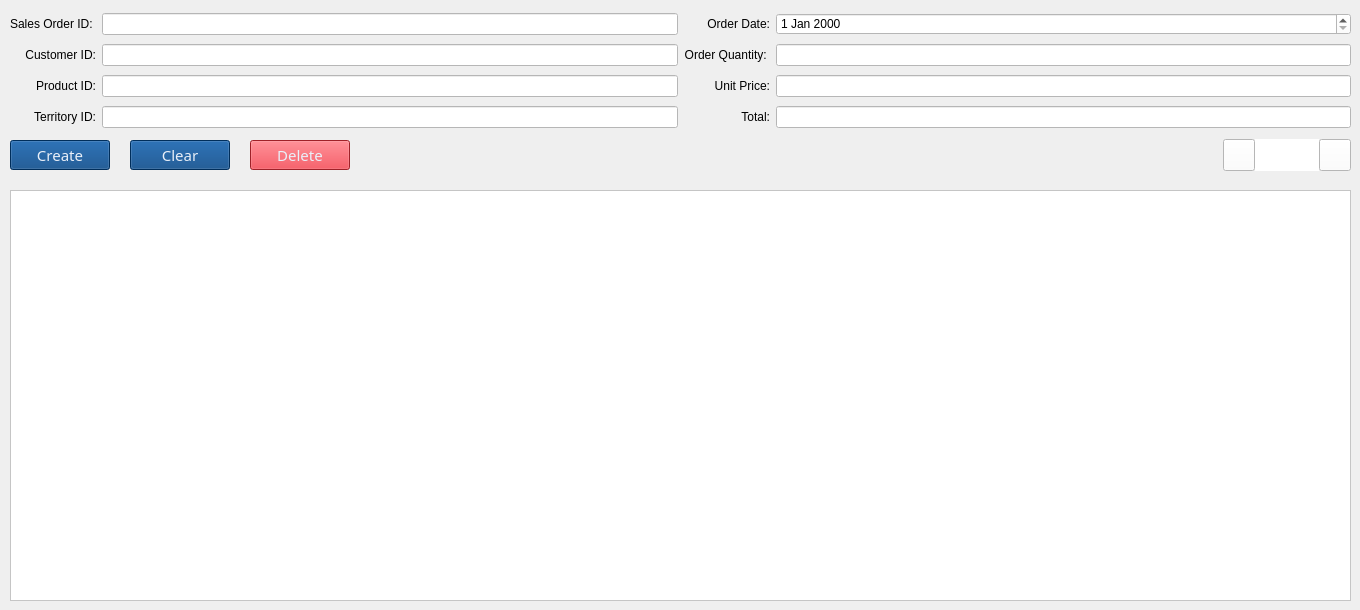
    <widget class="QWidget" name="tab_sales_crud">
     <attribute name="title">
      <string>Sales</string>
     </attribute>
     <widget class="QTableWidget" name="tableWidget_sales">
      <property name="geometry">
       <rect>
        <x>10</x>
        <y>190</y>
        <width>1341</width>
        <height>411</height>
       </rect>
      </property>
      <property name="styleSheet">
       <string notr="true">background-color: rgb(255, 255, 255);</string>
      </property>
     </widget>
     <widget class="QWidget" name="gridLayoutWidget_2">
      <property name="geometry">
       <rect>
        <x>10</x>
        <y>10</y>
        <width>1341</width>
        <height>121</height>
       </rect>
      </property>
      <layout class="QGridLayout" name="gridLayout_5">
       <item row="3" column="2">
        <widget class="QLabel" name="label_13">
         <property name="text">
          <string>Total:</string>
         </property>
         <property name="alignment">
          <set>Qt::AlignRight|Qt::AlignTrailing|Qt::AlignVCenter</set>
         </property>
        </widget>
       </item>
       <item row="1" column="0">
        <widget class="QLabel" name="label_9">
         <property name="text">
          <string>Customer ID:</string>
         </property>
         <property name="alignment">
          <set>Qt::AlignRight|Qt::AlignTrailing|Qt::AlignVCenter</set>
         </property>
        </widget>
       </item>
       <item row="1" column="1">
        <widget class="QLineEdit" name="lineEdit_CustomerID_sales">
         <property name="styleSheet">
          <string notr="true">background-color: rgb(255, 255, 255);</string>
         </property>
        </widget>
       </item>
       <item row="0" column="1">
        <widget class="QLineEdit" name="lineEdit_SalesOrderID_sales">
         <property name="styleSheet">
          <string notr="true">background-color: rgb(255, 255, 255);</string>
         </property>
        </widget>
       </item>
       <item row="0" column="0">
        <widget class="QLabel" name="label_8">
         <property name="text">
          <string>Sales Order ID: </string>
         </property>
         <property name="alignment">
          <set>Qt::AlignRight|Qt::AlignTrailing|Qt::AlignVCenter</set>
         </property>
        </widget>
       </item>
       <item row="2" column="1">
        <widget class="QLineEdit" name="lineEdit_ProductID_sales">
         <property name="styleSheet">
          <string notr="true">background-color: rgb(255, 255, 255);</string>
         </property>
        </widget>
       </item>
       <item row="2" column="0">
        <widget class="QLabel" name="label_12">
         <property name="text">
          <string>Product ID:</string>
         </property>
         <property name="alignment">
          <set>Qt::AlignRight|Qt::AlignTrailing|Qt::AlignVCenter</set>
         </property>
        </widget>
       </item>
       <item row="3" column="3">
        <widget class="QLineEdit" name="lineEdit_LineTotal_sales">
         <property name="styleSheet">
          <string notr="true">background-color: rgb(255, 255, 255);</string>
         </property>
        </widget>
       </item>
       <item row="2" column="2">
        <widget class="QLabel" name="label_11">
         <property name="text">
          <string>Unit Price:</string>
         </property>
         <property name="alignment">
          <set>Qt::AlignRight|Qt::AlignTrailing|Qt::AlignVCenter</set>
         </property>
        </widget>
       </item>
       <item row="2" column="3">
        <widget class="QLineEdit" name="lineEdit_UnitPrice_sales">
         <property name="styleSheet">
          <string notr="true">background-color: rgb(255, 255, 255);</string>
         </property>
        </widget>
       </item>
       <item row="1" column="2">
        <widget class="QLabel" name="label_10">
         <property name="text">
          <string>Order Quantity: </string>
         </property>
         <property name="alignment">
          <set>Qt::AlignRight|Qt::AlignTrailing|Qt::AlignVCenter</set>
         </property>
        </widget>
       </item>
       <item row="1" column="3">
        <widget class="QLineEdit" name="lineEdit_OrderQty_sales">
         <property name="styleSheet">
          <string notr="true">background-color: rgb(255, 255, 255);</string>
         </property>
        </widget>
       </item>
       <item row="0" column="3">
        <widget class="QDateEdit" name="dateEdit_OrderDate_sales">
         <property name="styleSheet">
          <string notr="true">background-color: rgb(255, 255, 255);</string>
         </property>
        </widget>
       </item>
       <item row="0" column="2">
        <widget class="QLabel" name="label_14">
         <property name="text">
          <string>Order Date:</string>
         </property>
         <property name="alignment">
          <set>Qt::AlignRight|Qt::AlignTrailing|Qt::AlignVCenter</set>
         </property>
        </widget>
       </item>
       <item row="3" column="0">
        <widget class="QLabel" name="label_16">
         <property name="text">
          <string>Territory ID:</string>
         </property>
         <property name="alignment">
          <set>Qt::AlignRight|Qt::AlignTrailing|Qt::AlignVCenter</set>
         </property>
        </widget>
       </item>
       <item row="3" column="1">
        <widget class="QLineEdit" name="lineEdit_TerritoryID_sales">
         <property name="styleSheet">
          <string notr="true">background-color: rgb(255, 255, 255);</string>
         </property>
        </widget>
       </item>
      </layout>
     </widget>
     <widget class="QWidget" name="horizontalLayoutWidget">
      <property name="geometry">
       <rect>
        <x>10</x>
        <y>130</y>
        <width>1341</width>
        <height>51</height>
       </rect>
      </property>
      <layout class="QHBoxLayout" name="horizontalLayout_2">
       <property name="spacing">
        <number>20</number>
       </property>
       <item>
        <widget class="QPushButton" name="pushButton_sales_create">
         <property name="minimumSize">
          <size>
           <width>100</width>
           <height>30</height>
          </size>
         </property>
         <property name="maximumSize">
          <size>
           <width>100</width>
           <height>30</height>
          </size>
         </property>
         <property name="font">
          <font>
           <family>Franklin Gothic Heavy</family>
           <pointsize>11</pointsize>
           <weight>50</weight>
           <italic>false</italic>
           <bold>false</bold>
          </font>
         </property>
         <property name="styleSheet">
          <string notr="true">background-color: rgb(0, 64, 128);
color: rgb(233, 239, 248);
font: 11pt &quot;Franklin Gothic Heavy&quot;;</string>
         </property>
         <property name="text">
          <string>Create</string>
         </property>
        </widget>
       </item>
       <item>
        <widget class="QPushButton" name="pushButton_sales_clear">
         <property name="minimumSize">
          <size>
           <width>100</width>
           <height>30</height>
          </size>
         </property>
         <property name="maximumSize">
          <size>
           <width>100</width>
           <height>30</height>
          </size>
         </property>
         <property name="font">
          <font>
           <family>Franklin Gothic Heavy</family>
           <pointsize>11</pointsize>
           <weight>50</weight>
           <italic>false</italic>
           <bold>false</bold>
          </font>
         </property>
         <property name="styleSheet">
          <string notr="true">background-color: rgb(0, 64, 128);
color: rgb(233, 239, 248);
font: 11pt &quot;Franklin Gothic Heavy&quot;;</string>
         </property>
         <property name="text">
          <string>Clear</string>
         </property>
        </widget>
       </item>
       <item>
        <widget class="QPushButton" name="pushButton_sales_delete">
         <property name="minimumSize">
          <size>
           <width>100</width>
           <height>30</height>
          </size>
         </property>
         <property name="maximumSize">
          <size>
           <width>100</width>
           <height>30</height>
          </size>
         </property>
         <property name="font">
          <font>
           <family>Franklin Gothic Heavy</family>
           <pointsize>11</pointsize>
           <weight>50</weight>
           <italic>false</italic>
           <bold>false</bold>
          </font>
         </property>
         <property name="styleSheet">
          <string notr="true">background-color: rgb(223, 46, 56);
color: rgb(233, 239, 248);
font: 11pt &quot;Franklin Gothic Heavy&quot;;</string>
         </property>
         <property name="text">
          <string>Delete</string>
         </property>
        </widget>
       </item>
       <item>
        <spacer name="horizontalSpacer_3">
         <property name="orientation">
          <enum>Qt::Horizontal</enum>
         </property>
         <property name="sizeHint" stdset="0">
          <size>
           <width>40</width>
           <height>20</height>
          </size>
         </property>
        </spacer>
       </item>
       <item>
        <widget class="QLabel" name="label_20">
         <property name="minimumSize">
          <size>
           <width>500</width>
           <height>3</height>
          </size>
         </property>
         <property name="maximumSize">
          <size>
           <width>500</width>
           <height>16777215</height>
          </size>
         </property>
         <property name="font">
          <font>
           <italic>true</italic>
          </font>
         </property>
         <property name="styleSheet">
          <string notr="true">color: rgb(223, 46, 56);</string>
         </property>
         <property name="text">
          <string/>
         </property>
         <property name="alignment">
          <set>Qt::AlignCenter</set>
         </property>
        </widget>
       </item>
       <item>
        <spacer name="horizontalSpacer_4">
         <property name="orientation">
          <enum>Qt::Horizontal</enum>
         </property>
         <property name="sizeHint" stdset="0">
          <size>
           <width>40</width>
           <height>20</height>
          </size>
         </property>
        </spacer>
       </item>
       <item>
        <layout class="QHBoxLayout" name="horizontalLayout_3">
         <property name="spacing">
          <number>0</number>
         </property>
         <item>
          <widget class="QPushButton" name="pushButton_sales_previous">
           <property name="minimumSize">
            <size>
             <width>32</width>
             <height>32</height>
            </size>
           </property>
           <property name="maximumSize">
            <size>
             <width>32</width>
             <height>32</height>
            </size>
           </property>
           <property name="styleSheet">
            <string notr="true">background-color: rgb(255, 255, 255);</string>
           </property>
           <property name="text">
            <string/>
           </property>
           <property name="icon">
            <iconset>
             <normaloff>../imgs/ic-previous.png</normaloff>../imgs/ic-previous.png</iconset>
           </property>
          </widget>
         </item>
         <item>
          <widget class="QLabel" name="label_page_num">
           <property name="minimumSize">
            <size>
             <width>64</width>
             <height>32</height>
            </size>
           </property>
           <property name="maximumSize">
            <size>
             <width>64</width>
             <height>32</height>
            </size>
           </property>
           <property name="styleSheet">
            <string notr="true">background-color: rgb(255, 255, 255);</string>
           </property>
           <property name="text">
            <string/>
           </property>
           <property name="alignment">
            <set>Qt::AlignCenter</set>
           </property>
          </widget>
         </item>
         <item>
          <widget class="QPushButton" name="pushButton_sales_next">
           <property name="minimumSize">
            <size>
             <width>32</width>
             <height>32</height>
            </size>
           </property>
           <property name="maximumSize">
            <size>
             <width>32</width>
             <height>32</height>
            </size>
           </property>
           <property name="styleSheet">
            <string notr="true">background-color: rgb(255, 255, 255);</string>
           </property>
           <property name="text">
            <string/>
           </property>
           <property name="icon">
            <iconset>
             <normaloff>../imgs/ic-next.png</normaloff>../imgs/ic-next.png</iconset>
           </property>
          </widget>
         </item>
        </layout>
       </item>
      </layout>
     </widget>
    </widget>
